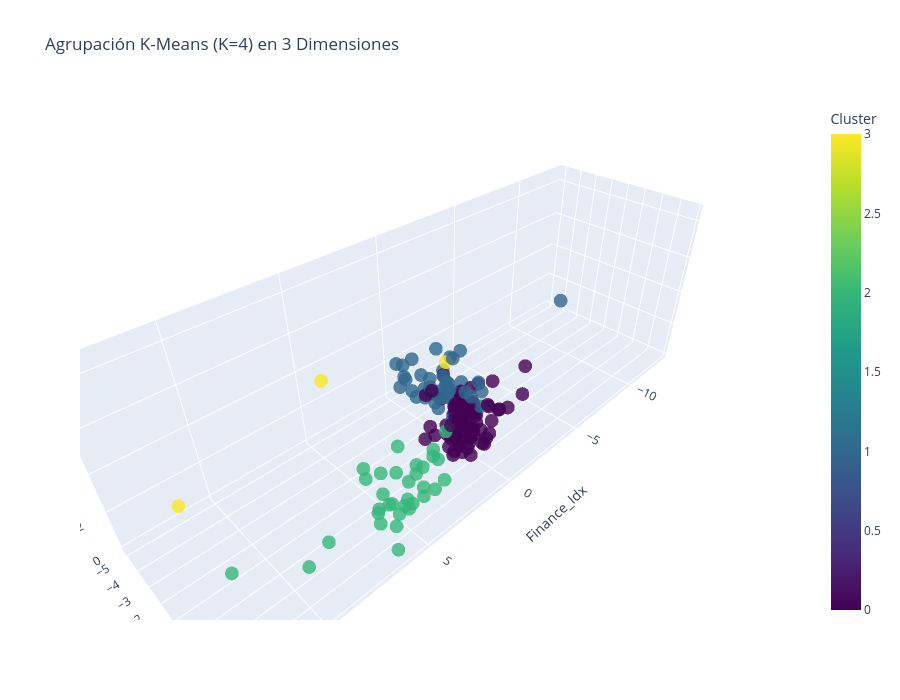

Notebook source saved alongside this figure:
### Markdown cell above
**Ejercicio 3**: Una vez tenemos los datos estandarizados, procedemos a aplicar nuestro método de agrupación.

*  **Selección del algoritmo de clustering**: Argumentar de manera razonada, teniendo en cuenta nuestro problema concreto, que método de agrupación es mejor aplicar en este caso. Existe uno claramente diferenciado.

* **Ajuste de hiperparámetro/s**: Una vez seleccionado el modelo, ajusta los hiperparámetro/s para decidir el o los mejores valores del mismo. Recuerda utilizar todas las técnicas vistas en clase y hacer un análisis completo de la situación para poder tomar la decisión con toda la información disponible. La elección de los valor/es de los hiperparámetros deben estar justificados con gran profundidad y evidencias.

* **Evaluación de la agrupación**: Utiliza métricas vistas en clase y la representación visual de la agrupación final realizada para valorar la calidad de la misma. Usa las librerías 2D y 3D vistas en las prácticas.

### Code cell
# 1. SELECCIÓN DEL ALGORITMO Y AJUSTE DE HIPERPARÁMETROS
# Evalúo un rango de K para identificar el valor óptimo
range_n_clusters = range(2, 9)
inertia = []
silhouette_avg = []

for k in range_n_clusters:
    kmeans = KMeans(n_clusters=k, random_state=42, n_init=10)
    kmeans.fit(X_scaled)
    inertia.append(kmeans.inertia_)
    silhouette_avg.append(silhouette_score(X_scaled, kmeans.labels_))

# Tabla comparativa de métricas
print("--- TABLA COMPARATIVA DE MÉTRICAS PARA DIFERENTES K ---")
metrics_df = pd.DataFrame({
    'K': list(range_n_clusters),
    'Inercia': inertia,
    'Silhouette Score': silhouette_avg
})
print(metrics_df.round(3))

# Visualización: Método del Codo + Silhouette Score
fig, axes = plt.subplots(1, 2, figsize=(14, 5))

# Inercia (Elbow Method)
axes[0].plot(range_n_clusters, inertia, 'o-', linewidth=2, markersize=8, color='blue')
axes[0].set_xlabel('Número de Clusters (k)')
axes[0].set_ylabel('Inercia (WCSS)', color='blue')
axes[0].set_title('Método del Codo: Inercia', fontweight='bold')
axes[0].grid(True, alpha=0.3)
axes[0].axvline(4, color='red', linestyle='--', alpha=0.7, label='K=4 (Seleccionado)')
axes[0].legend()

# Silhouette Score
axes[1].plot(range_n_clusters, silhouette_avg, 's-', linewidth=2, markersize=8, color='green')
axes[1].set_xlabel('Número de Clusters (k)')
axes[1].set_ylabel('Silhouette Score', color='green')
axes[1].set_title('Silhouette Score (Valores superiores son mejores)', fontweight='bold')
axes[1].grid(True, alpha=0.3)
axes[1].axvline(4, color='red', linestyle='--', alpha=0.7, label='K=4 (Seleccionado)')
axes[1].legend()

plt.tight_layout()
plt.show()

# 2. ANÁLISIS DETALLADO PARA LA SELECCIÓN DE K
print("\n--- ANÁLISIS DETALLADO PARA LA SELECCIÓN DE K ---")
print(f"K=2: Silhouette Score = {silhouette_avg[0]:.3f}")
print(f"K=3: Silhouette Score = {silhouette_avg[1]:.3f}")
print(f"K=4: Silhouette Score = {silhouette_avg[2]:.3f} (MÁXIMO)")
print(f"K=5: Silhouette Score = {silhouette_avg[3]:.3f}")

print("\nDECISIÓN FINAL: K=4")
print("\nJustificación:")
print(f"  • K=4 presenta el Silhouette Score máximo: {silhouette_avg[2]:.3f}")
print(f"  • El método del codo muestra un cambio notable de pendiente en K=4")
print("  • Estratégicamente, K=4 permite diferenciar cuatro categorías operativas claras")
print("    para la distribución de recursos humanitarios")

k_optimo = 4
kmeans_final = KMeans(n_clusters=k_optimo, random_state=42, n_init=10)
df['Cluster'] = kmeans_final.fit_predict(X_scaled)

# 3. TAMAÑO DE CLUSTERS
print("\n--- TAMAÑO Y COMPOSICIÓN DE CLUSTERS ---")
cluster_counts = df['Cluster'].value_counts().sort_index()
print(cluster_counts)
print(f"Balance: {cluster_counts.min()} a {cluster_counts.max()} países por cluster")

# 4. EVALUACIÓN DE LA AGRUPACIÓN
print(f"\n--- MÉTRICAS DEL MODELO FINAL (K={k_optimo}) ---")
silhouette = silhouette_score(X_scaled, df['Cluster'])

print(f"Silhouette Score: {silhouette:.3f}")
print("Interpretación: Buena separación de clusters (Silhouette > 0.3)")

# Visualización 2D
print("\n--- VISUALIZACIÓN 2D: Separación de Clusters ---")
X_scaled_copy = X_scaled.copy()
X_scaled_copy['Cluster'] = df['Cluster'].values
sns.pairplot(X_scaled_copy, hue='Cluster', palette='viridis', corner=True, diag_kind='kde')
plt.suptitle('Pairplot 2D de Indicadores Escalados', y=1.001)
plt.show()

# Visualización 3D Interactiva
print("\n--- VISUALIZACIÓN 3D: Estructura Espacial ---")
fig_3d = px.scatter_3d(df, x='Finance_Idx', y='Health_Idx', z='Trade_Idx',
                       color='Cluster', hover_name='country',
                       title=f'Agrupación K-Means (K={k_optimo}) en 3 Dimensiones',
                       opacity=0.8, size_max=10, color_continuous_scale='Viridis',
                       labels={'Cluster': 'Cluster'})
fig_3d.update_layout(height=700)
fig_3d.show()

### Figure 1 — Plotly figure (JSON) as saved in the notebook; plotly's stock layout.template omitted (floating-point values rounded to 4 significant figures; data arrays with more than 128 entries replaced by an {"elided": "..."} marker saying what was removed)
{"data": [{"hovertemplate": "<b>%{hovertext}</b><br><br>Finance_Idx=%{x}<br>Health_Idx=%{y}<br>Trade_Idx=%{z}<br>Cluster=%{marker.color}<extra></extra>", "hovertext": {"elided": "167 str values"}, "legendgroup": "", "marker": {"color": {"elided": "167 int values"}, "coloraxis": "coloraxis", "opacity": 0.8, "symbol": "circle"}, "mode": "markers", "name": "", "scene": "scene", "showlegend": false, "type": "scatter3d", "x": {"elided": "167 float values"}, "y": {"elided": "167 float values"}, "z": {"elided": "167 float values"}}], "layout": {"coloraxis": {"colorbar": {"title": {"text": "Cluster"}}, "colorscale": [[0, "#440154"], [0.1111, "#482878"], [0.2222, "#3e4989"], [0.3333, "#31688e"], [0.4444, "#26828e"], [0.5556, "#1f9e89"], [0.6667, "#35b779"], [0.7778, "#6ece58"], [0.8889, "#b5de2b"], [1, "#fde725"]]}, "height": 700, "legend": {"tracegroupgap": 0}, "scene": {"domain": {"x": [0, 1], "y": [0, 1]}, "xaxis": {"title": {"text": "Finance_Idx"}}, "yaxis": {"title": {"text": "Health_Idx"}}, "zaxis": {"title": {"text": "Trade_Idx"}}}, "title": {"text": "Agrupación K-Means (K=4) en 3 Dimensiones"}}}
